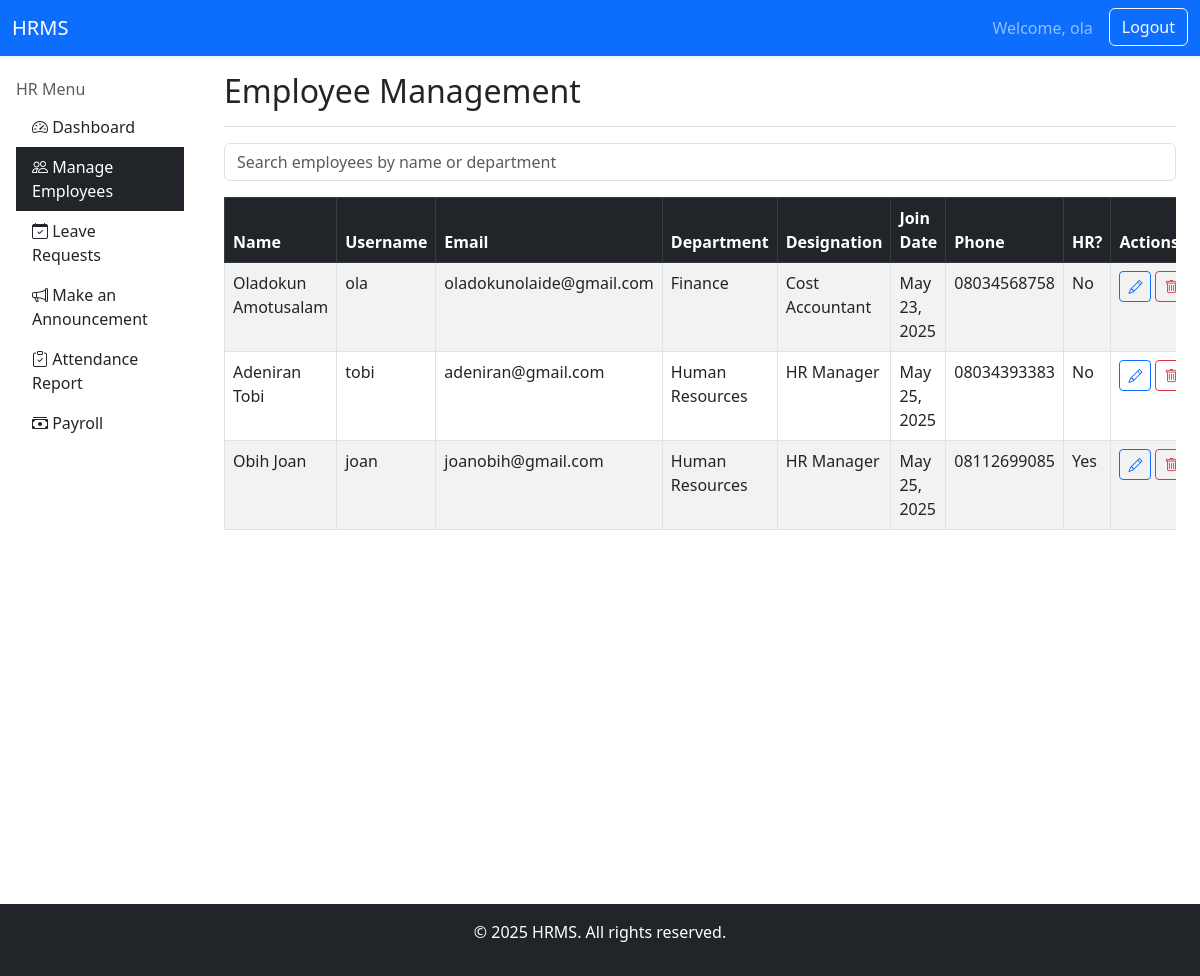
The app's page /employees/ (signed in) with its own data.
### core/models.py (models this page shows, shortened)
class Employee(models.Model):
    user = models.OneToOneField(User, on_delete=models.CASCADE, related_name='employee')
    department = models.CharField(max_length=100)
    designation = models.CharField(max_length=100)
    join_date = models.DateField()
    phone = models.CharField(max_length=15)
    address = models.TextField()
    is_hr = models.BooleanField(default=False)

### core/views.py (the view)
# urls.py: path('employees/', views.employee_list, name='employee_list'),
@login_required
def employee_list(request):
    employees = Employee.objects.select_related('user').all()
    return render(request, 'core/employee_list.html', {'employees': employees})

### templates/core/employee_list.html (shortened to what this page needs)
{% extends "core/base.html" %}
{% block brand_link %}
<a class="navbar-brand" href="{% url 'hr_dashboard' %}">HRMS</a>
{% endblock %}
{% block content %}
{% include "core/sidebar.html" %}
  <main class="col-md-9 ms-sm-auto col-lg-10 px-md-4 mt-3">
      <div class="d-flex justify-content-between flex-wrap flex-md-nowrap align-items-center pb-2 mb-3 border-bottom">
        <h2>Employee Management</h2>
      </div>
      <div class="mb-3">
        <input type="text" id="searchInput" class="form-control" placeholder="Search employees by name or department">
      </div>
      <div class="table-responsive">
      <table class="table table-striped table-bordered" id="employeeTable">
        <thead class="table-dark">
          <tr>
            <th>Name</th>
            <th>Username</th>
            <th>Email</th>
            <th>Department</th>
            <th>Designation</th>
            <th>Join Date</th>
            <th>Phone</th>
            <th>HR?</th>
            <th>Actions</th>
          </tr>
        </thead>
        <tbody>
        {% for emp in employees %}
          <tr>
            <td>{{ emp.user.get_full_name }}</td>
            <td>{{ emp.user.username }}</td>
            <td>{{ emp.user.email }}</td>
            <td>{{ emp.department }}</td>
            <td>{{ emp.designation }}</td>
            <td>{{ emp.join_date }}</td>
            <td>{{ emp.phone }}</td>
            <td>{{ emp.is_hr|yesno:"Yes,No" }}</td>
            <td>
              <div class="d-flex gap-1">
                <a href="{% url 'edit_employee' emp.id %}" class="btn btn-sm btn-outline-primary" title="Edit">
                  <i class="bi bi-pencil"></i>
                </a>
                <a href="{% url 'delete_employee' emp.id %}" class="btn btn-sm btn-outline-danger" title="Delete">
                  <i class="bi bi-trash"></i>
                </a>
              </div>
            </td>
          </tr>
        {% endfor %}
        </tbody>
      </table>
    </div>
  </main>
{% endblock %}

### templates/core/base.html (shortened to what this page needs)
<!doctype html>
<html lang="en">
  <head>
    <link rel="stylesheet" href="https://cdnjs.cloudflare.com/ajax/libs/font-awesome/6.5.0/css/all.min.css">
    <link href="https://cdn.jsdelivr.net/npm/bootstrap@5.3.6/dist/css/bootstrap.min.css" rel="stylesheet">
    <link href="https://cdn.jsdelivr.net/npm/bootstrap@5.3.0/dist/css/bootstrap.min.css" rel="stylesheet">
    <link href="https://cdn.jsdelivr.net/npm/bootstrap-icons@1.10.5/font/bootstrap-icons.css" rel="stylesheet">
  </head>
  <body>
    {% block nav %}
      <nav class="navbar navbar-expand-lg navbar-dark bg-primary shadow-sm">
        <div class="container-fluid">
        {% block brand_link %}{% endblock %}
        <div class="collapse navbar-collapse justify-content-end" id="navbarContent">
        <ul class="navbar-nav mb-2 mb-lg-0">
          {% if user.is_authenticated %}
            <li class="nav-item">
              <a class="nav-link" href="#">Welcome, {{ user.username }}</a>
            </li>
            <li class="nav-item">
              <form method="post" action="{% url 'logout' %}" class="d-inline">
                <button type="submit" class="btn btn-outline-light ms-2">Logout</button>
              </form>
            </li>
          {% endif %}
      </ul>
    </div>
  </div>
</nav>
{% endblock %}
  <div class="container-fluid">
    <div class="row">
      {% block content %}
      {% endblock %}
    </div>
  </div>
  <footer class="mt-5 text-center text-white bg-dark py-3">
    <p>&copy; 2025 HRMS. All rights reserved.</p>
  </footer>
  </body>
</html>

### records on screen
Employee: user.get_full_name "Oladokun Amotusalam", user.username "ola", user.email "oladokunolaide@gmail.com", department "Finance", designation "Cost Accountant", join_date "May 23, 2025", phone "08034568758", is_hr "No"
Employee: user.get_full_name "Adeniran Tobi", user.username "tobi", user.email "adeniran@gmail.com", department "Human Resources", designation "HR Manager", join_date "May 25, 2025", phone "08034393383", is_hr "No"
Employee: user.get_full_name "Obih Joan", user.username "joan", user.email "joanobih@gmail.com", department "Human Resources", designation "HR Manager", join_date "May 25, 2025", phone "08112699085", is_hr "Yes"

### other values on screen
{{ user.username }} "ola"
